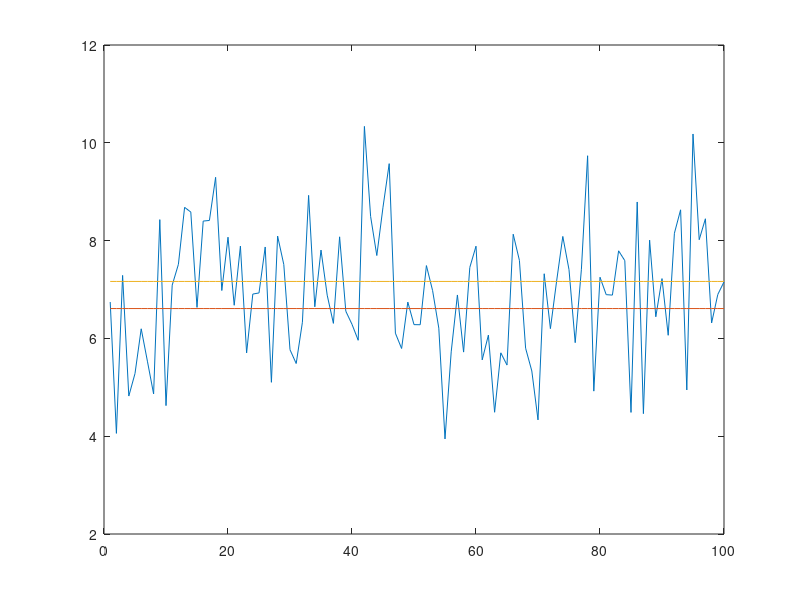
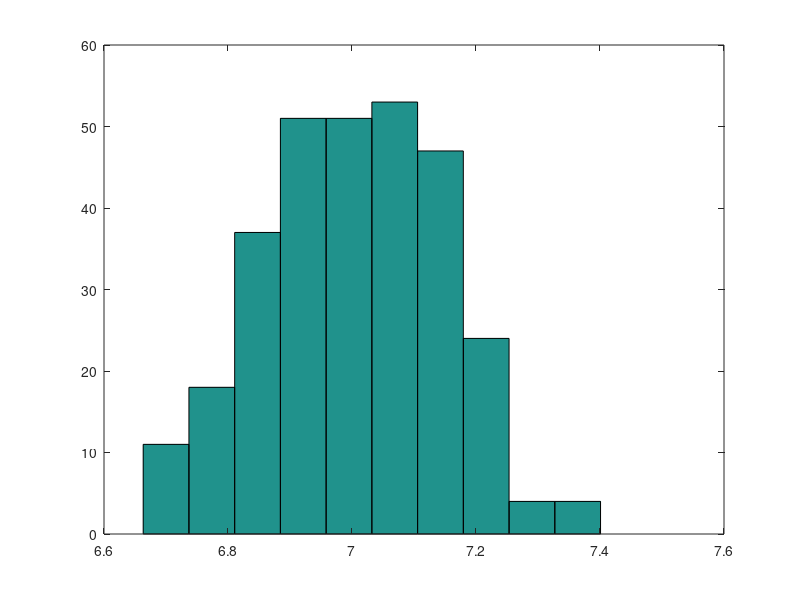
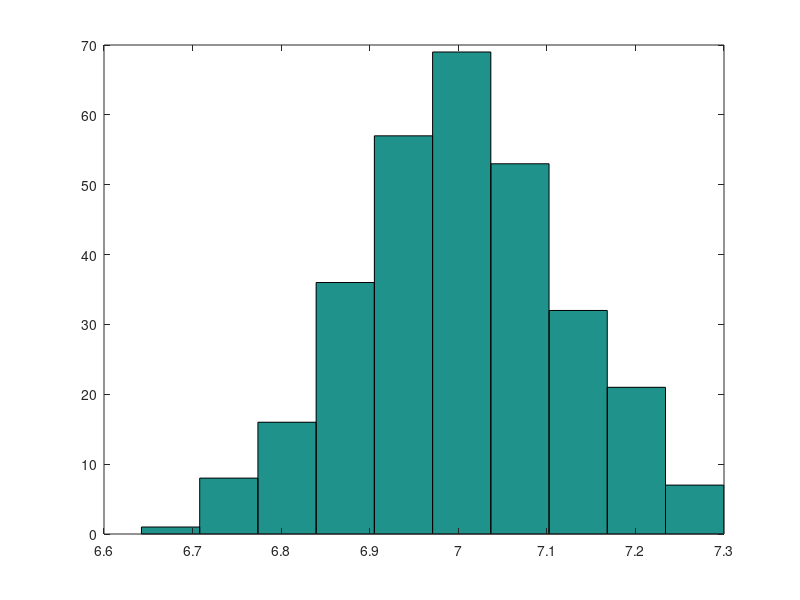

MATLAB code to generate these figures, in order:
%Fake data example
close all
clear all
%% 1)
% Yes they ar e i.i.d.

%% 2)
% Yes it is.

%% 3)
x1=sqrt(2)*randn(1,100)+7;
hold off
plot(x1)
hold on
%% 4)
% The population is all realisations of the process X(n)

%% 5) Sample mean
SampleMeanX=1/length(x1)*sum(x1)
mean(x1)

%% 7) sample variance
SampleVarianceX=1/(length(x1)-1)*sum((x1-SampleMeanX).^2)
var(x1)

%% 9) z-score
z=(SampleMeanX-7)/(sqrt(2)/sqrt(length(x1)))

%% 10) Confidence interval
Lower_bound=SampleMeanX-norminv(0.975)*sqrt(2)/sqrt(length(x1))
upper_bound=SampleMeanX+norminv(0.975)*sqrt(2)/sqrt(length(x1))
hold on
plot(ones(1,length(x1)).*Lower_bound)
hold on
plot(ones(1,length(x1)).*upper_bound)

%% 12 sample size
B=norminv(0.975)*sqrt(2)/sqrt(length(x1));

size_n_min=(norminv(0.975)*sqrt(2)/B)^2

%% 13
for nn=1:300
x1=sqrt(2)*randn(1,100)+7;
meansX(nn)=mean(x1);
end
figure(2)
hist(meansX)

%% 14
for nn=1:300
x1=4*rand(1,100)+5;
meansX(nn)=mean(x1);
end
figure(3)
hist(meansX)